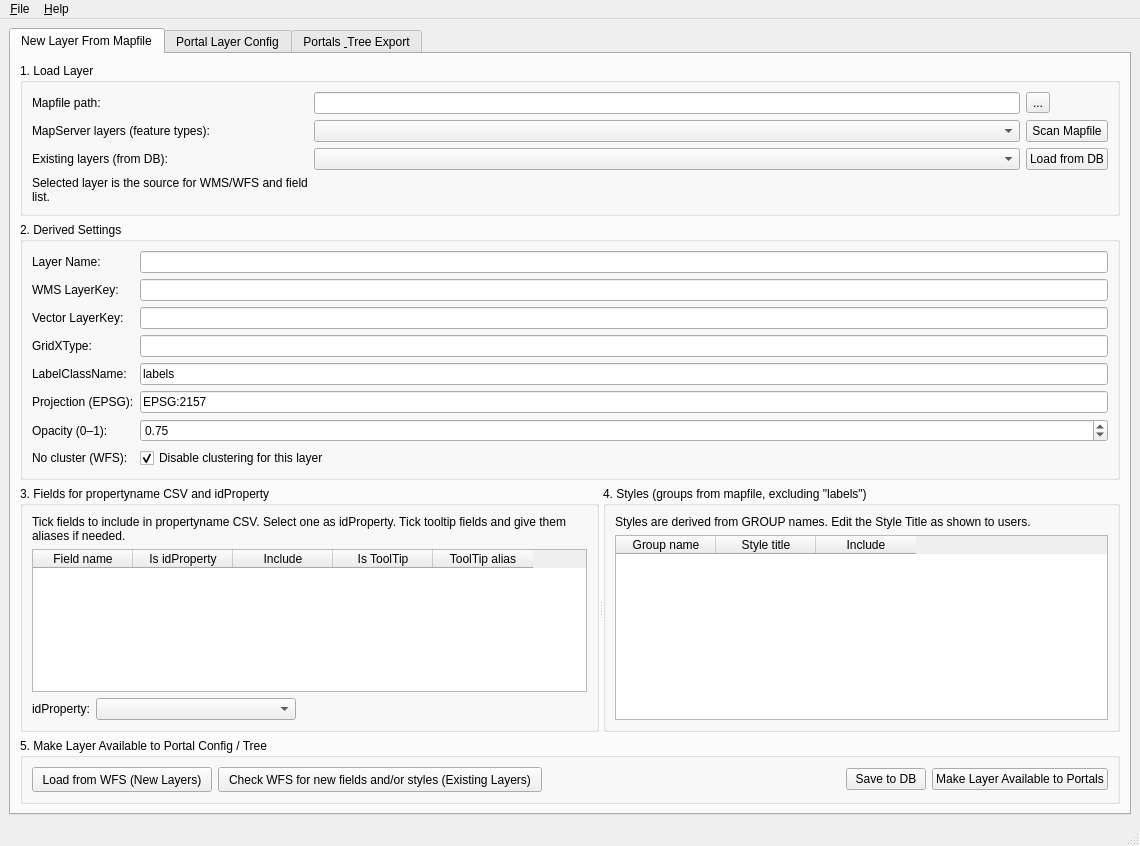
<?xml version='1.0' encoding='UTF-8'?>
<ui version="4.0">
 <class>LayerConfigNewLayerWizard</class>
 <widget class="QMainWindow" name="LayerConfigNewLayerWizard">
  <property name="geometry">
   <rect>
    <x>0</x>
    <y>0</y>
    <width>1140</width>
    <height>846</height>
   </rect>
  </property>
  <property name="maximumSize">
   <size>
    <width>16777215</width>
    <height>16777215</height>
   </size>
  </property>
  <property name="windowTitle">
   <string>LayerConfig - New Layer From Mapfile</string>
  </property>
  <widget class="QWidget" name="centralwidget">
   <layout class="QVBoxLayout" name="verticalLayout_main">
    <item>
     <property name="stretch"><number>0</number></property><widget class="QTabWidget" name="tabMain">
      <property name="tabPosition">
       <enum>QTabWidget::North</enum>
      </property>
      <property name="currentIndex">
       <number>0</number>
      </property>
      <widget class="QWidget" name="tabNewLayer">
       <attribute name="title">
        <string>New Layer From Mapfile</string>
       </attribute>
       <layout class="QVBoxLayout" name="verticalLayout_newLayer">
        <item>
         <widget class="QGroupBox" name="groupBox_load">
          <property name="title">
           <string>1. Load Layer</string>
          </property>
          <layout class="QGridLayout" name="gridLayout_load">
           <item row="0" column="0">
            <widget class="QLabel" name="label_mapFilePath">
             <property name="text">
              <string>Mapfile path:</string>
             </property>
            </widget>
           </item>
           <item row="0" column="1">
            <widget class="QLineEdit" name="txtMapFilePath"/>
           </item>
           <item row="0" column="2">
            <widget class="QToolButton" name="btnBrowseMapFile">
             <property name="text">
              <string>...</string>
             </property>
            </widget>
           </item>
           <item row="1" column="0">
            <widget class="QLabel" name="label_mapLayers">
             <property name="text">
              <string>MapServer layers (feature types):</string>
             </property>
            </widget>
           </item>
           <item row="1" column="1">
            <widget class="QComboBox" name="cmbMapFileLayerNames"/>
           </item>
           <item row="1" column="2">
            <widget class="QPushButton" name="btnScanMapFile">
             <property name="text">
              <string>Scan Mapfile</string>
             </property>
            </widget>
           </item>
           <item row="2" column="0">
            <widget class="QLabel" name="label_dbLayers">
             <property name="text">
              <string>Existing layers (from DB):</string>
             </property>
            </widget>
           </item>
           <item row="2" column="1">
            <widget class="QComboBox" name="cmbDbLayers"/>
           </item>
           <item row="2" column="2">
            <widget class="QPushButton" name="btnLoadFromDb">
             <property name="text">
              <string>Load from DB</string>
             </property>
            </widget>
           </item>
           <item row="3" column="0">
            <widget class="QLabel" name="label_selectedLayerHint">
             <property name="text">
              <string>Selected layer is the source for WMS/WFS and field list.</string>
             </property>
             <property name="wordWrap">
              <bool>true</bool>
             </property>
            </widget>
           </item>
          </layout>
         </widget>
        </item>
        <item>
         <widget class="QGroupBox" name="groupBox_derived">
          <property name="title">
           <string>2. Derived Settings</string>
          </property>
          <layout class="QFormLayout" name="formLayout_derived">
           <item row="0" column="0">
            <widget class="QLabel" name="label_layerName">
             <property name="text">
              <string>Layer Name:</string>
             </property>
            </widget>
           </item>
           <item row="0" column="1">
            <widget class="QLineEdit" name="txtLayerName">
             <property name="readOnly">
              <bool>true</bool>
             </property>
            </widget>
           </item>
           <item row="1" column="0">
            <widget class="QLabel" name="label_wmsLayerKey">
             <property name="text">
              <string>WMS LayerKey:</string>
             </property>
            </widget>
           </item>
           <item row="1" column="1">
            <widget class="QLineEdit" name="txtWmsLayerKey">
             <property name="readOnly">
              <bool>true</bool>
             </property>
            </widget>
           </item>
           <item row="2" column="0">
            <widget class="QLabel" name="label_vectorLayerKey">
             <property name="text">
              <string>Vector LayerKey:</string>
             </property>
            </widget>
           </item>
           <item row="2" column="1">
            <widget class="QLineEdit" name="txtVectorLayerKey">
             <property name="readOnly">
              <bool>true</bool>
             </property>
            </widget>
           </item>
           <item row="3" column="0">
            <widget class="QLabel" name="label_gridXType">
             <property name="text">
              <string>GridXType:</string>
             </property>
            </widget>
           </item>
           <item row="3" column="1">
            <widget class="QLineEdit" name="txtGridXType">
             <property name="readOnly">
              <bool>true</bool>
             </property>
            </widget>
           </item>
           <item row="4" column="0">
            <widget class="QLabel" name="label_labelClassName">
             <property name="text">
              <string>LabelClassName:</string>
             </property>
            </widget>
           </item>
           <item row="4" column="1">
            <widget class="QLineEdit" name="txtLabelClassName">
             <property name="text">
              <string>labels</string>
             </property>
            </widget>
           </item>
           <item row="5" column="0">
            <widget class="QLabel" name="label_projection">
             <property name="text">
              <string>Projection (EPSG):</string>
             </property>
            </widget>
           </item>
           <item row="5" column="1">
            <widget class="QLineEdit" name="txtProjection">
             <property name="text">
              <string>EPSG:2157</string>
             </property>
            </widget>
           </item>
           <item row="6" column="0">
            <widget class="QLabel" name="label_opacity">
             <property name="text">
              <string>Opacity (0–1):</string>
             </property>
            </widget>
           </item>
           <item row="6" column="1">
            <widget class="QDoubleSpinBox" name="spinOpacity">
             <property name="decimals">
              <number>2</number>
             </property>
             <property name="minimum">
              <double>0.000000000000000</double>
             </property>
             <property name="maximum">
              <double>1.000000000000000</double>
             </property>
             <property name="singleStep">
              <double>0.050000000000000</double>
             </property>
             <property name="value">
              <double>0.750000000000000</double>
             </property>
            </widget>
           </item>
           <item row="7" column="0">
            <widget class="QLabel" name="label_noCluster">
             <property name="text">
              <string>No cluster (WFS):</string>
             </property>
            </widget>
           </item>
           <item row="7" column="1">
            <widget class="QCheckBox" name="chkNoCluster">
             <property name="text">
              <string>Disable clustering for this layer</string>
             </property>
             <property name="checked">
              <bool>true</bool>
             </property>
            </widget>
           </item>
          </layout>
         </widget>
        </item>
        <item>
         <widget class="QSplitter" name="splitter_fields_styles">
          <property name="orientation">
           <enum>Qt::Horizontal</enum>
          </property>
          <widget class="QWidget" name="widget_fields">
           <layout class="QVBoxLayout" name="verticalLayout_fields">
            <item>
             <widget class="QGroupBox" name="groupBox_fields">
              <property name="title">
               <string>3. Fields for propertyname CSV and idProperty</string>
              </property>
              <layout class="QVBoxLayout" name="verticalLayout_fields_inner">
               <item>
                <widget class="QLabel" name="label_fieldsInfo">
                 <property name="text">
                  <string>Tick fields to include in propertyname CSV. Select one as idProperty. Tick tooltip fields and give them aliases if needed.</string>
                 </property>
                 <property name="wordWrap">
                  <bool>true</bool>
                 </property>
                </widget>
               </item>
               <item>
                <widget class="QTableWidget" name="tblFields">
                 <column>
                  <property name="text">
                   <string>Field name</string>
                  </property>
                 </column>
                 <column>
                  <property name="text">
                   <string>Is idProperty</string>
                  </property>
                 </column>
                 <column>
                  <property name="text">
                   <string>Include</string>
                  </property>
                 </column>
                 <column>
                  <property name="text">
                   <string>Is ToolTip</string>
                  </property>
                 </column>
                 <column>
                  <property name="text">
                   <string>ToolTip alias</string>
                  </property>
                 </column>
                </widget>
               </item>
               <item>
                <layout class="QHBoxLayout" name="horizontalLayout_idProperty">
                 <item>
                  <widget class="QLabel" name="label_idPropertyCombo">
                   <property name="text">
                    <string>idProperty:</string>
                   </property>
                  </widget>
                 </item>
                 <item>
                  <widget class="QComboBox" name="cmbIdProperty">
                   <property name="minimumSize">
                    <size>
                     <width>200</width>
                     <height>0</height>
                    </size>
                   </property>
                  </widget>
                 </item>
                 <item>
                  <spacer name="horizontalSpacer_idProperty">
                   <property name="orientation">
                    <enum>Qt::Horizontal</enum>
                   </property>
                   <property name="sizeHint" stdset="0">
                    <size>
                     <width>40</width>
                     <height>20</height>
                    </size>
                   </property>
                  </spacer>
                 </item>
                </layout>
               </item>
              </layout>
             </widget>
            </item>
           </layout>
          </widget>
          <widget class="QWidget" name="widget_styles">
           <layout class="QVBoxLayout" name="verticalLayout_styles">
            <item>
             <widget class="QGroupBox" name="groupBox_styles">
              <property name="title">
               <string>4. Styles (groups from mapfile, excluding "labels")</string>
              </property>
              <layout class="QVBoxLayout" name="verticalLayout_styles_inner">
               <item>
                <widget class="QLabel" name="label_stylesInfo">
                 <property name="text">
                  <string>Styles are derived from GROUP names. Edit the Style Title as shown to users.</string>
                 </property>
                 <property name="wordWrap">
                  <bool>true</bool>
                 </property>
                </widget>
               </item>
               <item>
                <widget class="QTableWidget" name="tblStyles">
                 <column>
                  <property name="text">
                   <string>Group name</string>
                  </property>
                 </column>
                 <column>
                  <property name="text">
                   <string>Style title</string>
                  </property>
                 </column>
                 <column>
                  <property name="text">
                   <string>Include</string>
                  </property>
                 </column>
                </widget>
               </item>
              </layout>
             </widget>
            </item>
           </layout>
          </widget>
         </widget>
        </item>
        <item alignment="Qt::AlignLeft">
         <widget class="QGroupBox" name="groupBox_makeAvailable">
          <property name="title">
           <string>5. Make Layer Available to Portal Config / Tree</string>
          </property>
          <layout class="QHBoxLayout" name="horizontalLayout_makeAvailable">
           <item>
            <widget class="QPushButton" name="btnLoadFieldsFromWFS">
             <property name="minimumSize">
              <size>
               <width>0</width>
               <height>25</height>
              </size>
             </property>
             <property name="text">
              <string>  Load from WFS (New Layers)  </string>
             </property>
             <property name="iconSize">
              <size>
               <width>25</width>
               <height>16</height>
              </size>
             </property>
             <property name="checkable">
              <bool>false</bool>
             </property>
             <property name="default">
              <bool>false</bool>
             </property>
             <property name="flat">
              <bool>false</bool>
             </property>
            </widget>
           </item>
           <item alignment="Qt::AlignHCenter">
            <widget class="QPushButton" name="btnCheckFieldsAndStylesFromWFS">
             <property name="minimumSize">
              <size>
               <width>0</width>
               <height>25</height>
              </size>
             </property>
             <property name="layoutDirection">
              <enum>Qt::LeftToRight</enum>
             </property>
             <property name="text">
              <string>  Check WFS for new fields and/or styles (Existing Layers)  </string>
             </property>
            </widget>
           </item>
           <item>
            <spacer name="horizontalSpacer_makeAvailable">
             <property name="orientation">
              <enum>Qt::Horizontal</enum>
             </property>
             <property name="sizeHint" stdset="0">
              <size>
               <width>400</width>
               <height>20</height>
              </size>
             </property>
            </spacer>
           </item>
           <item>
            <widget class="QPushButton" name="btnSaveLayerToDb">
             <property name="text">
              <string>Save to DB</string>
             </property>
            </widget>
           </item>
           <item>
            <widget class="QPushButton" name="btnMakeLayerAvailable">
             <property name="text">
              <string>Make Layer Available to Portals</string>
             </property>
            </widget>
           </item>
          </layout>
         </widget>
        </item>
       </layout>
      </widget>
      <widget class="QWidget" name="tabPortalLayerConfig">
       <attribute name="title">
        <string>Portal Layer Config</string>
       </attribute>
       <layout class="QVBoxLayout" name="verticalLayout_portalLayerConfig">
        <item>
         <property name="stretch"><number>0</number></property><widget class="QGroupBox" name="groupBox_portalSelectLayers">
          <property name="title">
           <string>1. Select Portal</string>
          </property>
          <layout class="QHBoxLayout" name="horizontalLayout_portalSelectLayers">
           <item>
            <widget class="QLabel" name="label_portalSelectLayers">
             <property name="text">
              <string>Portal:</string>
             </property>
            </widget>
           </item>
           <item>
            <widget class="QComboBox" name="cmbPortalSelectLayers"/>
           </item>
           <item>
            <spacer name="horizontalSpacer_portalSelectLayers">
             <property name="orientation">
              <enum>Qt::Horizontal</enum>
             </property>
             <property name="sizeHint" stdset="0">
              <size>
               <width>40</width>
               <height>20</height>
              </size>
             </property>
            </spacer>
           </item>
          </layout>
         <property name="sizePolicy"><sizepolicy hsizetype="Preferred" vsizetype="Fixed"><horstretch>0</horstretch><verstretch>0</verstretch></sizepolicy></property><property name="minimumSize"><size><width>0</width><height>0</height></size></property><property name="maximumSize"><size><width>16777215</width><height>90</height></size></property></widget>
        </item>
        <item>
         <property name="stretch"><number>1</number></property><widget class="QSplitter" name="splitter_portalLayerConfig">
          <property name="orientation">
           <enum>Qt::Horizontal</enum>
          </property>
          <widget class="QWidget" name="widget_portalLayersLeft">
           <layout class="QHBoxLayout" name="horizontalLayout_portalLayersMain"><item><property name="stretch"><number>5</number></property><widget class="QGroupBox" name="groupBox_allLayers">
              <property name="title">
               <string>3. All layers (global)</string>
              </property>
              <layout class="QVBoxLayout" name="verticalLayout_allLayers">
               <item>
                <widget class="QTableWidget" name="tblAllLayers">
                 <column>
                  <property name="text">
                   <string>Layer name</string>
                  </property>
                 </column>
                 <column>
                  <property name="text">
                   <string>BaseLayerKey</string>
                  </property>
                 </column>
                 <column>
                  <property name="text">
                   <string>In portals</string>
                  </property>
                 </column>
                <property name="sizePolicy"><sizepolicy hsizetype="Expanding" vsizetype="Expanding"><horstretch>0</horstretch><verstretch>0</verstretch></sizepolicy></property></widget>
               </item>
               </layout>
             </widget>
            </item><item><property name="stretch"><number>1</number></property><widget class="QWidget" name="widget_portalLayerActions"><layout class="QVBoxLayout" name="verticalLayout_portalLayerActions"><item><widget class="QPushButton" name="btnAddLayerToPortalAsWms">
                   <property name="text">
                    <string>Add to portal as WMS</string>
                   </property>
                  </widget>
                 </item><item><widget class="QPushButton" name="btnAddLayerToPortalAsWfs">
                   <property name="text">
                    <string>Add to portal as WFS</string>
                   </property>
                  </widget>
                 </item><item><widget class="QPushButton" name="btnAddLayerToPortalAsSwitch">
                   <property name="text">
                    <string>Add to portal as Switch</string>
                   </property>
                  </widget>
                 </item><item><widget class="QPushButton" name="btnRemoveLayerFromPortal">
                   <property name="text">
                    <string>Remove from portal</string>
                   </property>
                  </widget>
                 </item><item><spacer name="verticalSpacer_portalLayerActions"><property name="orientation"><enum>Qt::Vertical</enum></property><property name="sizeType"><enum>QSizePolicy::Expanding</enum></property><property name="sizeHint"><size><width>20</width><height>40</height></size></property></spacer></item></layout></widget></item><item><property name="stretch"><number>5</number></property><widget class="QGroupBox" name="groupBox_portalLayers">
              <property name="title">
               <string>2. Layers and services in this portal</string>
              </property>
              <layout class="QVBoxLayout" name="verticalLayout_portalLayersInner">
               <item>
                <widget class="QTableWidget" name="tblPortalLayers">
                 <column>
                  <property name="text">
                   <string>LayerKey</string>
                  </property>
                 </column>
                 <column>
                  <property name="text">
                   <string>Layer name</string>
                  </property>
                 </column>
                 <column>
                  <property name="text">
                   <string>Service</string>
                  </property>
                 </column>
                <property name="sizePolicy"><sizepolicy hsizetype="Expanding" vsizetype="Expanding"><horstretch>0</horstretch><verstretch>0</verstretch></sizepolicy></property></widget>
               </item>
              </layout>
             </widget>
            </item></layout></widget>
          </widget>
        </item>
        <item>
         <property name="stretch"><number>0</number></property><widget class="QGroupBox" name="groupBox_exportLayerJson">
          <property name="title">
           <string>5. Export layer JSON</string>
          </property>
          <layout class="QVBoxLayout" name="verticalLayout_exportLayerJson">
           <item>
            </item>
           <item>
            <layout class="QHBoxLayout" name="horizontalLayout_exportLayerJsonButtons">
             <item>
              <widget class="QPushButton" name="btnExportCurrentPortalLayersJson">
               <property name="text">
                <string>Export layer JSON for current portal...</string>
               </property>
              </widget>
             </item>
             <item>
              <widget class="QPushButton" name="btnExportAllPortalsLayersJson">
               <property name="text">
                <string>Export layer JSON for all portals...</string>
               </property>
              </widget>
             </item>
             <item>
              <spacer name="horizontalSpacer_exportLayerJsonButtons">
               <property name="orientation">
                <enum>Qt::Horizontal</enum>
               </property>
               <property name="sizeHint" stdset="0">
                <size>
                 <width>40</width>
                 <height>20</height>
                </size>
               </property>
              </spacer>
             </item>
            </layout>
           </item>
          </layout>
         <property name="sizePolicy"><sizepolicy hsizetype="Preferred" vsizetype="Fixed"><horstretch>0</horstretch><verstretch>0</verstretch></sizepolicy></property><property name="minimumSize"><size><width>0</width><height>0</height></size></property><property name="maximumSize"><size><width>16777215</width><height>90</height></size></property></widget>
        </item>
       </layout>
      </widget>
      <widget class="QWidget" name="tabPortalsExport">
       <attribute name="title">
        <string>Portals &amp; Tree Export</string>
       </attribute>
       <layout class="QVBoxLayout" name="verticalLayout_portalsExport">
        <item>
         <widget class="QGroupBox" name="groupBox_portalSelect">
          <property name="title">
           <string>5. Select Portal</string>
          </property>
          <layout class="QHBoxLayout" name="horizontalLayout_portalSelect">
           <item>
            <widget class="QLabel" name="label_portalSelect">
             <property name="text">
              <string>Portal:</string>
             </property>
            </widget>
           </item>
           <item>
            <widget class="QComboBox" name="cmbPortalSelect"/>
           </item>
           <item>
            <spacer name="horizontalSpacer_portalSelect">
             <property name="orientation">
              <enum>Qt::Horizontal</enum>
             </property>
             <property name="sizeHint" stdset="0">
              <size>
               <width>40</width>
               <height>20</height>
              </size>
             </property>
            </spacer>
           </item>
          </layout>
         </widget>
        </item>
        <item>
         <widget class="QSplitter" name="splitter_portalTree">
          <property name="orientation">
           <enum>Qt::Horizontal</enum>
          </property>
          <widget class="QWidget" name="widget_portalTree">
           <layout class="QVBoxLayout" name="verticalLayout_portalTree">
            <item>
             <widget class="QGroupBox" name="groupBox_portalTree">
              <property name="title">
               <string>6. Portal Layer Tree</string>
              </property>
              <layout class="QVBoxLayout" name="verticalLayout_portalTreeInner">
               <item>
                <widget class="QLabel" name="label_portalTreeInfo">
                 <property name="text">
                  <string>Folder structure and layers for the selected portal. Drag and drop to reorder.</string>
                 </property>
                 <property name="wordWrap">
                  <bool>true</bool>
                 </property>
                </widget>
               </item>
               <item>
                <widget class="QTreeView" name="treePortalLayers"/>
               </item>
               <item>
                <layout class="QHBoxLayout" name="horizontalLayout_treeButtons">
                 <item>
                  <widget class="QPushButton" name="btnAddFolderNode">
                   <property name="text">
                    <string>Add Folder</string>
                   </property>
                  </widget>
                 </item>
                 <item>
                  <widget class="QPushButton" name="btnDeleteNode">
                   <property name="text">
                    <string>Delete Selected Node</string>
                   </property>
                  </widget>
                 </item>
                 <item>
                  <spacer name="horizontalSpacer_treeButtons">
                   <property name="orientation">
                    <enum>Qt::Horizontal</enum>
                   </property>
                   <property name="sizeHint" stdset="0">
                    <size>
                     <width>40</width>
                     <height>20</height>
                    </size>
                   </property>
                  </spacer>
                 </item>
                </layout>
               </item>
              </layout>
             </widget>
            </item>
           </layout>
          </widget>
          <widget class="QWidget" name="widget_portalRight">
           <layout class="QVBoxLayout" name="verticalLayout_portalRight">
            <item>
             <widget class="QGroupBox" name="groupBox_nodeDetails">
              <property name="title">
               <string>7. Selected Node Details</string>
              </property>
              <layout class="QVBoxLayout" name="verticalLayout_nodeDetails">
               <item>
                <widget class="QGroupBox" name="groupBox_folderDetails">
                 <property name="title">
                  <string>Folder Properties</string>
                 </property>
                 <layout class="QFormLayout" name="formLayout_folderDetails">
                  <item row="0" column="0">
                   <widget class="QLabel" name="label_folderTitle">
                    <property name="text">
                     <string>Folder title:</string>
                    </property>
                   </widget>
                  </item>
                  <item row="0" column="1">
                   <widget class="QLineEdit" name="txtFolderTitle"/>
                  </item>
                  <item row="1" column="0">
                   <widget class="QLabel" name="label_folderId">
                    <property name="text">
                     <string>Folder id:</string>
                    </property>
                   </widget>
                  </item>
                  <item row="1" column="1">
                   <widget class="QLineEdit" name="txtFolderId"/>
                  </item>
                  <item row="2" column="0">
                   <widget class="QLabel" name="label_folderExpanded">
                    <property name="text">
                     <string>Expanded:</string>
                    </property>
                   </widget>
                  </item>
                  <item row="2" column="1">
                   <widget class="QCheckBox" name="chkFolderExpanded">
                    <property name="text">
                     <string>Expanded by default</string>
                    </property>
                   </widget>
                  </item>
                  <item row="3" column="0">
                   <widget class="QLabel" name="label_folderChecked">
                    <property name="text">
                     <string>Checked:</string>
                    </property>
                   </widget>
                  </item>
                  <item row="3" column="1">
                   <widget class="QCheckBox" name="chkFolderChecked">
                    <property name="text">
                     <string>Checked by default</string>
                    </property>
                   </widget>
                  </item>
                 </layout>
                </widget>
               </item>
               <item>
                <widget class="QGroupBox" name="groupBox_layerDetails">
                 <property name="title">
                  <string>Layer Properties</string>
                 </property>
                 <layout class="QFormLayout" name="formLayout_layerDetails">
                  <item row="0" column="0">
                   <widget class="QLabel" name="label_layerKey">
                    <property name="text">
                     <string>LayerKey:</string>
                    </property>
                   </widget>
                  </item>
                  <item row="0" column="1">
                   <widget class="QLineEdit" name="txtLayerKey">
                    <property name="readOnly">
                     <bool>true</bool>
                    </property>
                   </widget>
                  </item>
                  <item row="1" column="0">
                   <widget class="QLabel" name="label_layerTitle">
                    <property name="text">
                     <string>Display title:</string>
                    </property>
                   </widget>
                  </item>
                  <item row="1" column="1">
                   <widget class="QLineEdit" name="txtLayerTitle"/>
                  </item>
                  <item row="2" column="0">
                   <widget class="QLabel" name="label_layerGlyph">
                    <property name="text">
                     <string>Glyph/icon:</string>
                    </property>
                   </widget>
                  </item>
                  <item row="2" column="1">
                   <widget class="QComboBox" name="cmbLayerIconType">
                    <item>
                     <property name="text">
                      <string>Point</string>
                     </property>
                    </item>
                    <item>
                     <property name="text">
                      <string>Line</string>
                     </property>
                    </item>
                    <item>
                     <property name="text">
                      <string>Polygon</string>
                     </property>
                    </item>
                    <item>
                     <property name="text">
                      <string>Bars</string>
                     </property>
                    </item>
                    <item>
                     <property name="text">
                      <string>Map</string>
                     </property>
                    </item>
                   </widget>
                  </item>
                  <item row="3" column="0">
                   <widget class="QLabel" name="label_layerTooltip">
                    <property name="text">
                     <string>Tooltip (qtip):</string>
                    </property>
                   </widget>
                  </item>
                  <item row="3" column="1">
                   <widget class="QPlainTextEdit" name="txtLayerTooltip"/>
                  </item>
                 </layout>
                </widget>
               </item>
              </layout>
             </widget>
            </item>
            <item>
             <widget class="QGroupBox" name="groupBox_availableLayers">
              <property name="title">
               <string>8. Available Layers (not in this portal tree)</string>
              </property>
              <layout class="QVBoxLayout" name="verticalLayout_availableLayers">
               <item>
                <widget class="QLabel" name="label_availableLayersInfo">
                 <property name="text">
                  <string>Select a layer and add it under the selected folder or node in the tree.</string>
                 </property>
                 <property name="wordWrap">
                  <bool>true</bool>
                 </property>
                </widget>
               </item>
               <item>
                <widget class="QListWidget" name="listAvailableLayers"/>
               </item>
               <item>
                <layout class="QHBoxLayout" name="horizontalLayout_addLayerToTree">
                 <item>
                  <widget class="QPushButton" name="btnAddLayerToTree">
                   <property name="text">
                    <string>Add Selected Layer to Tree</string>
                   </property>
                  </widget>
                 </item>
                 <item>
                  <spacer name="horizontalSpacer_addLayerToTree">
                   <property name="orientation">
                    <enum>Qt::Horizontal</enum>
                   </property>
                   <property name="sizeHint" stdset="0">
                    <size>
                     <width>40</width>
                     <height>20</height>
                    </size>
                   </property>
                  </spacer>
                 </item>
                </layout>
               </item>
              </layout>
             </widget>
            </item>
           </layout>
          </widget>
         </widget>
        </item>
        <item>
         <widget class="QGroupBox" name="groupBox_export">
          <property name="title">
           <string>9. Save and Export JSON</string>
          </property>
          <layout class="QVBoxLayout" name="verticalLayout_export">
           <item>
            <widget class="QLabel" name="label_exportInfo">
             <property name="text">
              <string>Saving writes the layer and portal tree to the database. Export regenerates JSON for the current or all portals from the database.</string>
             </property>
             <property name="wordWrap">
              <bool>true</bool>
             </property>
            </widget>
           </item>
           <item>
            <layout class="QHBoxLayout" name="horizontalLayout_exportButtons">
             <item>
              <widget class="QPushButton" name="btnSavePortalToDatabase">
               <property name="text">
                <string>Save Portal Configuration to Database</string>
               </property>
              </widget>
             </item>
             <item>
              <widget class="QPushButton" name="btnExportCurrentPortalJson">
               <property name="text">
                <string>Export JSON for current portal</string>
               </property>
              </widget>
             </item>
             <item>
              <widget class="QPushButton" name="btnExportAllPortalsJson">
               <property name="text">
                <string>Export JSON for all portals</string>
               </property>
              </widget>
             </item>
             <item>
              <spacer name="horizontalSpacer_exportButtons">
               <property name="orientation">
                <enum>Qt::Horizontal</enum>
               </property>
               <property name="sizeHint" stdset="0">
                <size>
                 <width>40</width>
                 <height>20</height>
                </size>
               </property>
              </spacer>
             </item>
            </layout>
           </item>
          </layout>
         </widget>
        </item>
        <item>
         <spacer name="verticalSpacer_portalsExport">
          <property name="orientation">
           <enum>Qt::Vertical</enum>
          </property>
          <property name="sizeHint" stdset="0">
           <size>
            <width>20</width>
            <height>40</height>
           </size>
          </property>
         </spacer>
        </item>
       </layout>
      </widget>
     </widget>
    </item>
   </layout>
  </widget>
  <widget class="QMenuBar" name="menubar">
   <property name="geometry">
    <rect>
     <x>0</x>
     <y>0</y>
     <width>1140</width>
     <height>21</height>
    </rect>
   </property>
   <widget class="QMenu" name="menuFile">
    <property name="title">
     <string>&amp;File</string>
    </property>
   </widget>
   <widget class="QMenu" name="menuHelp">
    <property name="title">
     <string>&amp;Help</string>
    </property>
   </widget>
   <addaction name="menuFile"/>
   <addaction name="menuHelp"/>
  </widget>
  <widget class="QStatusBar" name="statusbar"/>
 </widget>
 <resources/>
 <connections/>
</ui>
